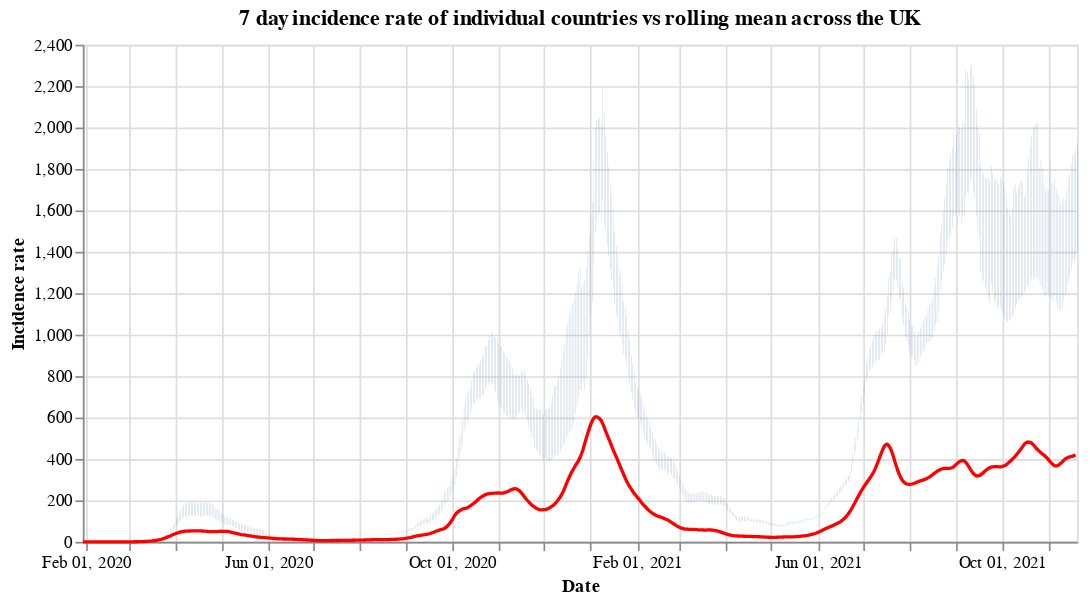

Here is the notebook cell this chart was saved with:
### Code cell
#collapse
countries = uk_cases['areaName'].unique()
countries.sort()

selection = alt.selection_single(
    name='Select',
    fields=['areaName'],
    init={'areaName': 'Wales'},
    bind={'areaName': alt.binding_select(options=countries)}
)

# scatter plot, modify opacity based on selection
bars = alt.Chart(uk_cases).mark_bar().add_selection(
    selection
).encode(
    x=alt.X("yearmonthdate(date):T", axis=alt.Axis(title='Date')),
    y=alt.Y("weeklyCasesRate:Q", axis=alt.Axis(title='Incidence rate')),
    tooltip='weeklyCasesRate:Q',
    opacity=alt.condition(selection, alt.value(1), alt.value(0))
).properties(title=f'7 day incidence rate of individual countries vs rolling mean across the UK', width=600)

line = alt.Chart(overview_cases).mark_line(
    color='red',
    size=2,
).transform_window(
    rolling_mean='mean(weeklyCasesRate)',
    frame=[0, 7]
).encode(
    x='yearmonthdate(date):T',
    y='rolling_mean:Q'
)

alt.layer(bars, line)

### Figure 1 — Vega-Lite specification as saved in the notebook (floating-point values rounded to 4 significant figures; data arrays with more than 128 entries replaced by an {"elided": "..."} marker saying what was removed)
{"config": {"view": {"continuousWidth": 400, "continuousHeight": 300}}, "layer": [{"data": {"name": "data-4551529ccf85b7fa079e4ffc198ecb87"}, "mark": "bar", "encoding": {"opacity": {"condition": {"value": 1, "selection": "Select"}, "value": 0}, "tooltip": {"type": "quantitative", "field": "weeklyCasesRate"}, "x": {"type": "temporal", "axis": {"title": "Date"}, "field": "date", "timeUnit": "yearmonthdate"}, "y": {"type": "quantitative", "axis": {"title": "Incidence rate"}, "field": "weeklyCasesRate"}}, "selection": {"Select": {"type": "single", "fields": ["areaName"], "init": {"areaName": "Wales"}, "bind": {"areaName": {"input": "select", "options": ["England", "Northern Ireland", "Scotland", "Wales"]}}}}, "title": "7 day incidence rate of individual countries vs rolling mean across the UK", "width": 600}, {"data": {"name": "data-c2ffc998dd1c81e41ade64efcda3f03b"}, "mark": {"type": "line", "color": "red", "size": 2}, "encoding": {"x": {"type": "temporal", "field": "date", "timeUnit": "yearmonthdate"}, "y": {"type": "quantitative", "field": "rolling_mean"}}, "transform": [{"window": [{"op": "mean", "field": "weeklyCasesRate", "as": "rolling_mean"}], "frame": [0, 7]}]}], "$schema": "https://vega.github.io/schema/vega-lite/v4.8.1.json", "datasets": {"data-4551529ccf85b7fa079e4ffc198ecb87": {"elided": "2548 records"}, "data-c2ffc998dd1c81e41ade64efcda3f03b": {"elided": "660 records"}}}
